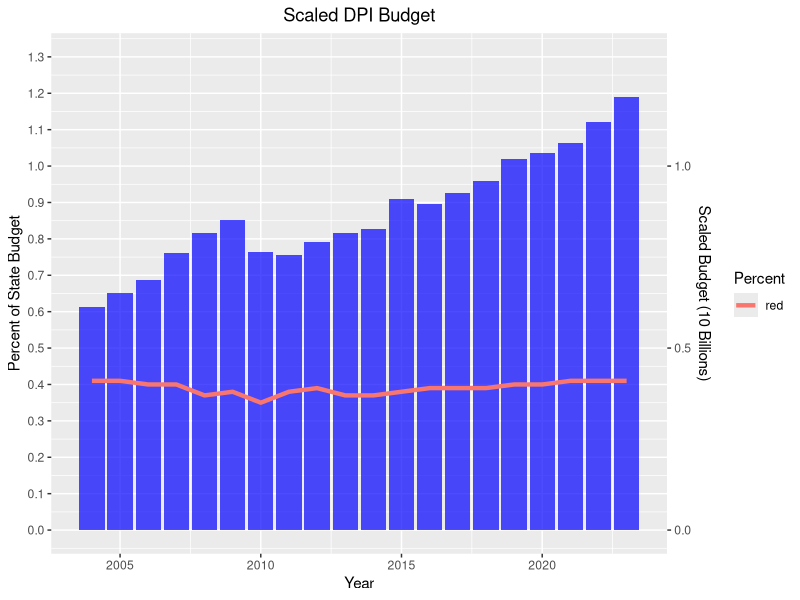
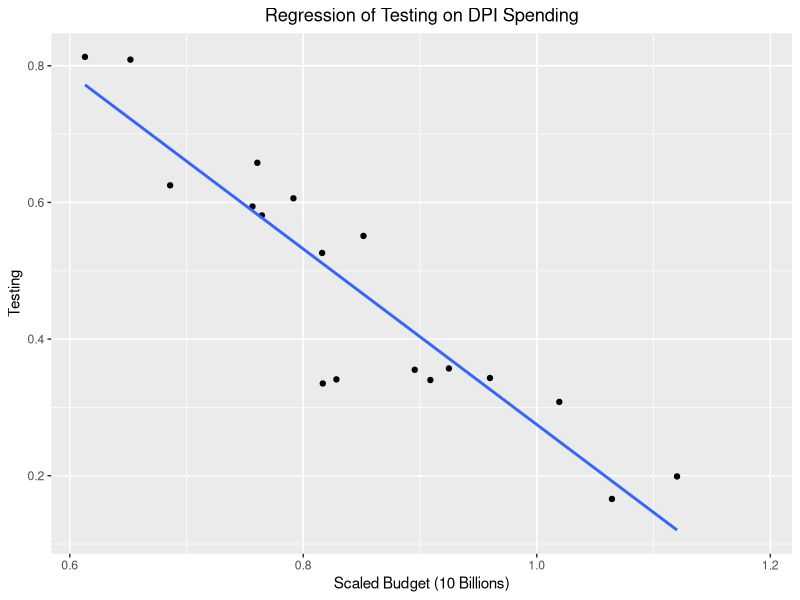
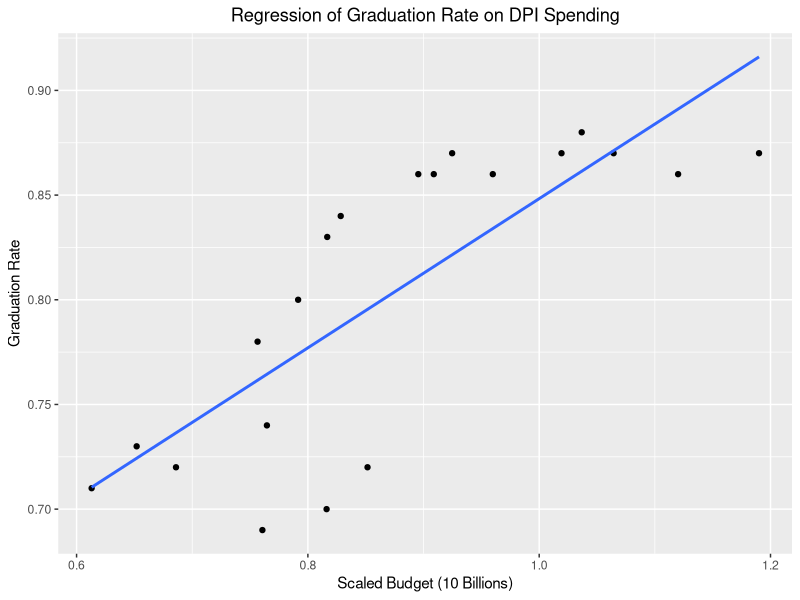

Here is the R script that generated these plots, in order:
## ---- chunk 1
## Load Libraries
library(ggplot2)
library(dplyr)

nc_education <- read.csv("data/nc_education.csv")

## Modify dpi_budget to fit within the graph
coeff <- 1e10
dpi_budget_limit <- (nc_education$dpi_budget)/coeff

## Bar Plot w/ Percent line overlay
visual2 <- ggplot(nc_education, aes(x = year)) +
  geom_bar(aes(y = dpi_budget_limit), stat = "identity", fill = "blue", alpha = 0.7) +
  geom_line(aes(y = percent, group = 1, color = "red"), size = 1.5) +
  labs(title = "Scaled DPI Budget",
       x = "Year",
       y = "Scaled DPI Budget",
       color = "Percent") +
  theme(plot.title = element_text(hjust = 0.5)) +
  scale_y_continuous(
    name = "Percent of State Budget",
    sec.axis = sec_axis(~., name = "Scaled Budget (10 Billions)"),
    breaks = seq(0, 1.3, by = 0.1),
    limits = c(0, 1.3)
  )

visual2


## ---- chunk 2
## Budget Regression
budget_linear1 <- lm(testing ~ dpi_budget_limit, data = nc_education)

## Budget Plot
budget_regression_plot <- ggplot(nc_education, aes(x = dpi_budget_limit, y = testing)) +
  geom_point() +
  geom_smooth(method = "lm", se = FALSE) +
  labs(title = "Regression of Testing on DPI Spending",
       x = "Scaled Budget (10 Billions)",
       y = "Testing") +
  theme(plot.title = element_text(hjust = 0.5))

budget_regression_plot

## Graduation Regression
graduation_linear1 <- lm(grad_rate ~ dpi_budget_limit, data = nc_education)

## Graduation Plot
graduation_regression_plot <- ggplot(nc_education, aes(x = dpi_budget_limit, y = grad_rate)) +
  geom_point() +
  geom_smooth(method = "lm", se = FALSE) +
  labs(title = "Regression of Graduation Rate on DPI Spending",
       x = "Scaled Budget (10 Billions)",
       y = "Graduation Rate") +
  theme(plot.title = element_text(hjust = 0.5))

graduation_regression_plot
